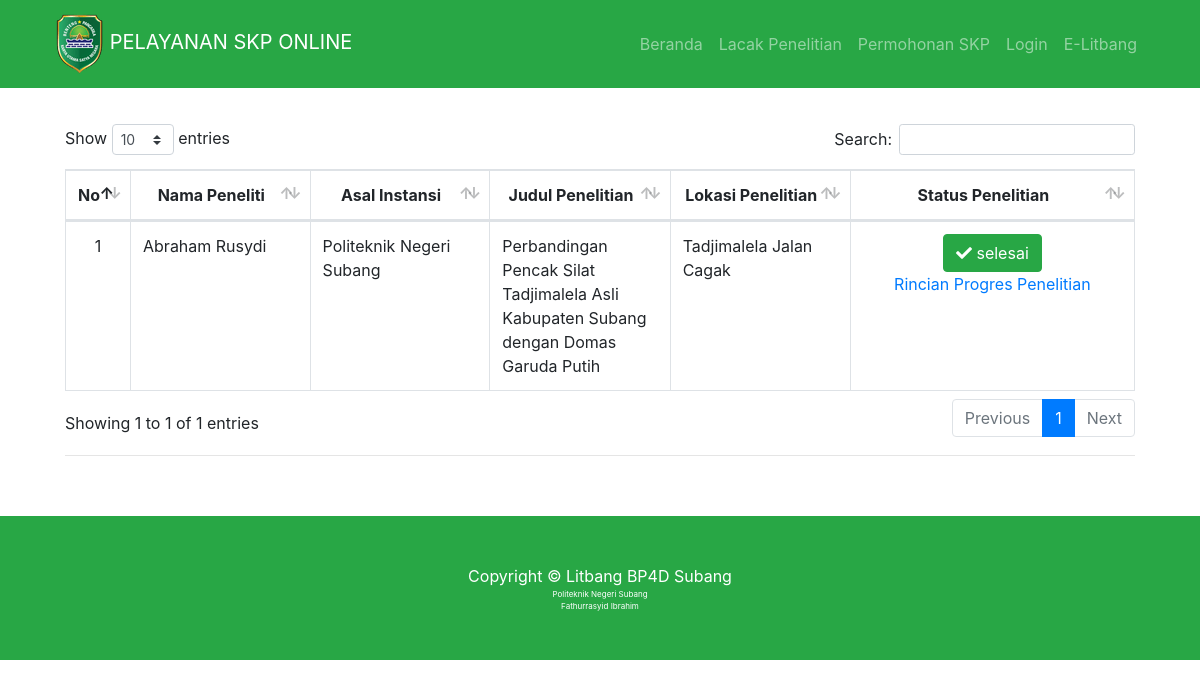
Page /index.php/dashboard/lacakpenelitian on the committed database.
### tables this page shows
CREATE TABLE `datapemohonskp` (
  `id_peneliti` varchar(191) NOT NULL,
  `id_user` varchar(191) NOT NULL,
  `namalengkap` varchar(100) DEFAULT NULL,
  `alamatpeneliti` varchar(100) NOT NULL,
  `tempatlahir` text NOT NULL,
  `tanggallahir` date DEFAULT NULL,
  `nomorhp` varchar(20) DEFAULT NULL,
  `email` varchar(100) DEFAULT NULL,
  `instansipeneliti` varchar(100) DEFAULT NULL,
  `judulpenelitian` varchar(100) DEFAULT NULL,
  `bidangpenelitian` varchar(100) DEFAULT NULL,
  `tujuanpenelitian` varchar(200) DEFAULT NULL,
  `lokasipenelitian` varchar(100) NOT NULL,
  `tanggalmulaipenelitian` date NOT NULL,
  `tanggalselesaipenelitian` date NOT NULL,
  `pjpenelitian` varchar(100) NOT NULL,
  `anggotapenelitian` text NOT NULL,
  `scanktp` varchar(100) DEFAULT NULL,
  `foto` varchar(100) DEFAULT NULL,
  `status` enum('belum_terverifikasi','terverifikasi','','') NOT NULL,
  `token` varchar(100) DEFAULT NULL,
  `skp` varchar(100) DEFAULT NULL,
  `token_lupa_password` varchar(191) DEFAULT NULL,
  `status_penelitian` enum('belum_selesai','selesai') NOT NULL,
  `foto_verifikasi` varchar(191) DEFAULT NULL,
  `file` varchar(191) DEFAULT NULL
);

### application/controllers/Dashboard.php (called while the page is built, shortened)
<?php
class Dashboard extends CI_Controller
{
	public function lacakpenelitian()
	{
		$this->db->order_by('id_peneliti', 'desc');
		$this->db->join('user', 'datapemohonskp.id_user = user.id_user');
		$this->db->where('user.status', 'bisa_login');
		$this->db->where('datapemohonskp.status', 'terverifikasi');
		$data['pemohon'] = $this->db->get('datapemohonskp')->result_array();
		$this->load->view('templates/guest/srponline/navbar');
		$this->load->view('guest/srponline/lacakpenelitian', $data);
		$this->load->view('templates/guest/srponline/footer');
	}
}
?>

### index.php (called while the page is built, shortened)
<?php
require_once BASEPATH.'core/CodeIgniter.php';

### application/views/guest/srponline/lacakpenelitian.php (the view, shortened to what this page needs)
<div class="container mt-5">
  <div class="card-body">
    <div class="table-responsive">
      <table class="table table-bordered" id="dataTable" width="100%" cellspacing="0">
        <thead>
          <tr>
            <th class="not_mapped_style" style="text-align: center;" width="5%">No</th>
            <th class="not_mapped_style" style="text-align: center;" width="17%">Nama Peneliti</th>
            <th class="not_mapped_style" style="text-align: center;" width="17%">Asal Instansi</th>
            <th class="not_mapped_style" style="text-align: center;" width="17%">Judul Penelitian</th>
            <th class="not_mapped_style" style="text-align: center;" width="17%">Lokasi Penelitian</th>
            <th class="not_mapped_style" style="text-align: center;" width="27%">Status Penelitian</th>
          </tr>
        </thead>
        <tbody>
          <?php
            $no = 1;
            foreach ($pemohon as $key) { ?>
              <tr>
                <td align="center"><?php echo $no++ ?></td>
                <td><?php echo $key ['namalengkap'] ?></td>
                <td><?php echo $key ['instansipeneliti'] ?></td>
                <td><?php echo $key ['judulpenelitian'] ?></td>
                <td><?php echo $key ['lokasipenelitian'] ?></td>
                <td>
                  <div class="row">
                    <div class="col-12 text-center">
                      <?php
                        switch ($key['status_penelitian']) {
                          case 'belum_selesai': ?>
                            <?php break;
                          case 'selesai': ?>
                            <button class="btn btn-success"><i class="fas fa-check"></i> <?= str_replace('_', ' ', $key['status_penelitian']); ?></button>
                            <?php break;
                        }
                      ?>
                    </div>
                  </div>
                  <div class="row">
                    <div class="col-12 text-center">
                      <a href="<?= base_url('dashboard/rincian_progres_penelitian/' . $key['id_peneliti']); ?>">Rincian Progres Penelitian</a>
                    </div>
                  </div>
                </td>
            </tr>
          <?php } ?>
        </tbody>
      </table>
      <hr>
      <br>
    </div>
  </div>
</div>

### assets/litbang/css/modern-business.css (style rules this page uses)
body { padding-top: 56px; }

### rows in the picture
datapemohonskp: namalengkap "Abraham Rusydi", instansipeneliti "Politeknik Negeri Subang", judulpenelitian "Perbandingan Pencak Silat Tadjimalela Asli Kabupaten Subang dengan Domas Garuda Putih", lokasipenelitian "Tadjimalela Jalan Cagak", status_penelitian "selesai"
